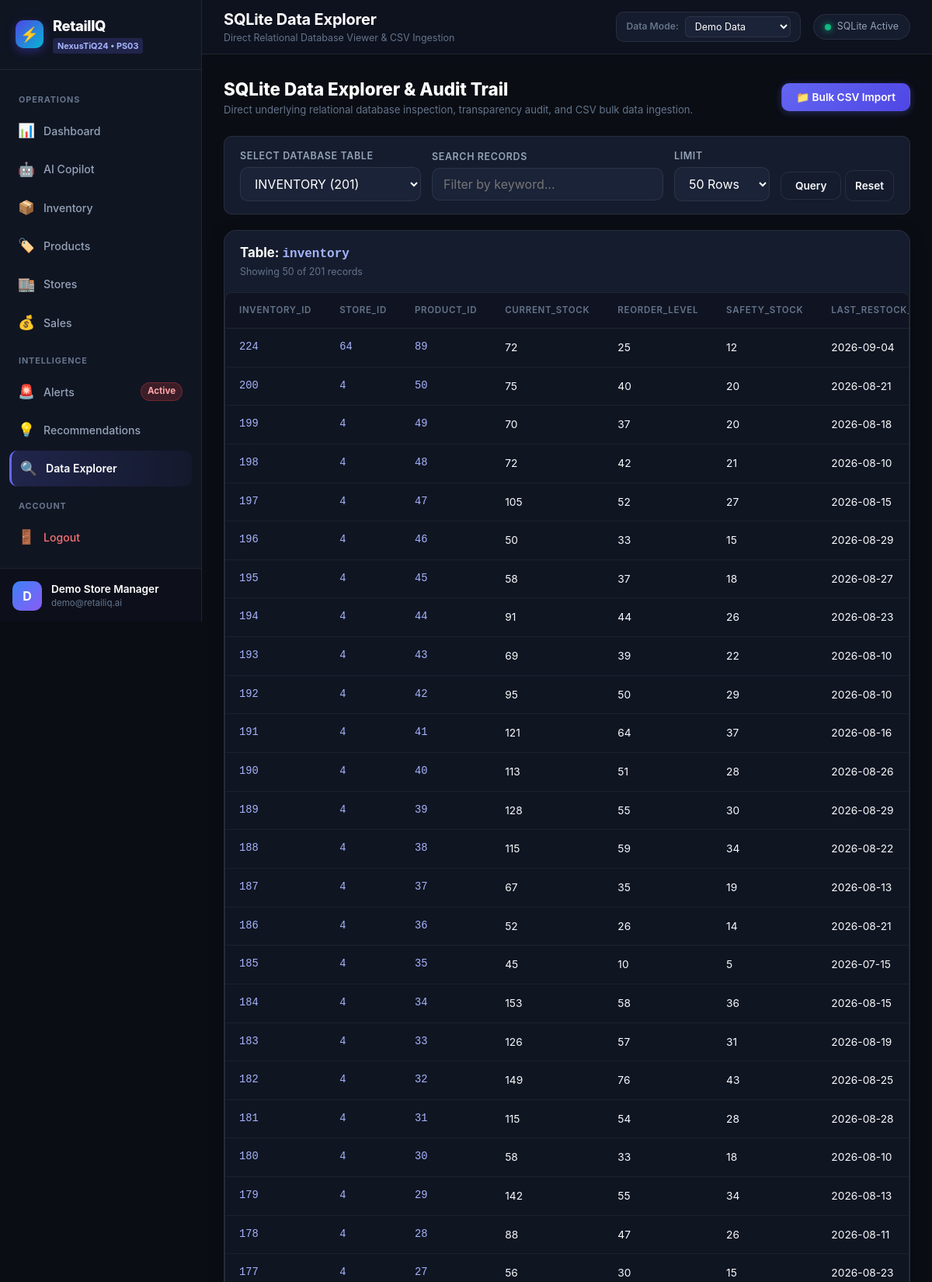
The app's page /data-explorer (signed in, upper part) with its own data.
### tables this page shows
CREATE TABLE users (
            user_id INTEGER PRIMARY KEY AUTOINCREMENT,
            full_name TEXT NOT NULL,
            email TEXT UNIQUE NOT NULL,
            password_hash TEXT NOT NULL,
            business_name TEXT,
            created_at TEXT NOT NULL
        );

CREATE TABLE inventory (
            inventory_id INTEGER PRIMARY KEY AUTOINCREMENT,
            store_id INTEGER NOT NULL,
            product_id INTEGER NOT NULL,
            current_stock INTEGER NOT NULL CHECK(current_stock >= 0),
            reorder_level INTEGER NOT NULL CHECK(reorder_level >= 0),
            safety_stock INTEGER NOT NULL CHECK(safety_stock >= 0),
            last_restock_date TEXT NOT NULL,
            updated_at TEXT NOT NULL, is_demo INTEGER DEFAULT 1, user_id INTEGER,
            UNIQUE(store_id, product_id),
            FOREIGN KEY (store_id) REFERENCES stores(store_id),
            FOREIGN KEY (product_id) REFERENCES products(product_id)
        );

### app.py (the view)
@app.route("/data-explorer")
@login_required
def data_explorer_page():
    table_name = request.args.get("table", default="inventory", type=str)
    search = request.args.get("search", type=str)
    limit = min(request.args.get("limit", default=50, type=int), 100)
    offset = max(request.args.get("offset", default=0, type=int), 0)
    data_mode = request.args.get("data_mode", default="all", type=str)
    data = DashboardService.get_data_explorer_data(
        table_name=table_name,
        search=search,
        limit=limit,
        offset=offset,
        data_mode=data_mode
    )
    return render_template(
        "data_explorer.html",
        active_page="data-explorer",
        page_heading="SQLite Data Explorer",
        page_subheading="Direct Relational Database Viewer & CSV Ingestion",
        current_user=get_current_user(),
        current_mode=data_mode,
        selected_table=data["table_name"],
        available_tables=data["available_tables"],
        columns=data["columns"],
        rows=data["rows"],
        total_rows=data["total_rows"],
        limit=limit,
        offset=offset,
        search=search
    )

### app.py (called while the page is built)
@app.before_request
def ensure_initialized():
    if not hasattr(app, "_db_ready"):
        init_db()
        seed_database(force=False)
        AuthService.ensure_demo_user()
        app._db_ready = True

def login_required(f):
    @wraps(f)
    def decorated_function(*args, **kwargs):
        if "user_id" not in session:
            if request.path.startswith("/api/"):
                return jsonify({"success": False, "error": "Authentication required."}), 401
            flash("Please sign in to access this page.", "warning")
            return redirect(url_for("login_page"))
        return f(*args, **kwargs)
    return decorated_function

def get_current_user():
    if "user_id" in session:
        return AuthService.get_user_by_id(session["user_id"])
    return None

### src/database.py (called while the page is built)
def get_connection() -> sqlite3.Connection:
    DATA_DIR.mkdir(parents=True, exist_ok=True)
    conn = sqlite3.connect(str(DATABASE_PATH), timeout=30.0)
    conn.row_factory = sqlite3.Row
    conn.execute("PRAGMA foreign_keys = ON;")
    conn.execute("PRAGMA journal_mode = WAL;")
    conn.execute("PRAGMA synchronous = NORMAL;")
    return conn

def fetch_all(query: str, params: tuple = ()) -> List[Dict[str, Any]]:
    with get_connection() as conn:
        cursor = conn.cursor()
        cursor.execute(query, params)
        rows = cursor.fetchall()
        return [dict(row) for row in rows]

def fetch_one(query: str, params: tuple = ()) -> Optional[Dict[str, Any]]:
    with get_connection() as conn:
        cursor = conn.cursor()
        cursor.execute(query, params)
        row = cursor.fetchone()
        return dict(row) if row else None

### src/services/auth_service.py (called while the page is built)
    @staticmethod
    def get_user_by_id(user_id: int) -> Optional[Dict[str, Any]]:
        return fetch_one("SELECT user_id, full_name, email, business_name, created_at FROM users WHERE user_id = ?;", (user_id,))

### templates/data_explorer.html (shortened to what this page needs)
{% extends "base.html" %}
{% block content %}
<div style="display: flex; justify-content: space-between; align-items: center; margin-bottom: 24px; flex-wrap: wrap; gap: 12px;">
  <div>
    <h2 style="font-size: 1.4rem; font-weight: 800; color: #ffffff;">SQLite Data Explorer & Audit Trail</h2>
    <p style="font-size: 0.82rem; color: var(--text-muted);">
      Direct underlying relational database inspection, transparency audit, and CSV bulk data ingestion.
    </p>
  </div>
  <button class="btn btn-primary" onclick="openModal('importCsvModal')" id="btnOpenCsvImport">
    <span>📁 Bulk CSV Import</span>
  </button>
</div>
<form method="GET" action="/data-explorer" class="filter-bar" id="explorerForm">
  <div style="min-width: 180px;">
    <label class="form-label" style="margin-bottom: 4px;">Select Database Table</label>
    <select name="table" class="form-select" onchange="document.getElementById('explorerForm').submit()">
      {% for t in available_tables %}
      <option value="{{ t }}" {% if selected_table == t %}selected{% endif %}>
        {{ t | upper }} ({{ total_rows if selected_table == t else '' }})
      </option>
      {% endfor %}
    </select>
  </div>
  <div style="flex: 1; min-width: 220px;">
    <label class="form-label" style="margin-bottom: 4px;">Search Records</label>
    <input
      type="text"
      name="search"
      class="form-control"
      placeholder="Filter by keyword..."
      value="{{ search or '' }}"
    >
  </div>
  <div style="min-width: 120px;">
    <label class="form-label" style="margin-bottom: 4px;">Limit</label>
    <select name="limit" class="form-select" onchange="document.getElementById('explorerForm').submit()">
      <option value="50" {% if limit == 50 %}selected{% endif %}>50 Rows</option>
    </select>
  </div>
  <div style="align-self: flex-end;">
    <button type="submit" class="btn btn-secondary">Query</button>
    <a href="/data-explorer?table={{ selected_table }}" class="btn btn-secondary" style="padding: 9px 12px;">Reset</a>
  </div>
</form>
<div class="card" style="padding: 0; overflow: hidden;">
  <div class="card-header" style="padding: 16px 20px; margin-bottom: 0;">
    <div>
      <div class="card-title">
        <span>Table: <code style="color: #a5b4fc; font-size: 1rem;">{{ selected_table }}</code></span>
      </div>
      <div class="card-subtitle">Showing {{ rows | length }} of {{ total_rows }} records</div>
    </div>
  </div>
  <div class="table-responsive">
    <table class="data-table" id="explorerTable">
      <thead>
        <tr>
          {% for col in columns %}
          <th>{{ col }}</th>
          {% endfor %}
        </tr>
      </thead>
      <tbody>
        {% for row in rows %}
        <tr>
          {% for col in columns %}
          <td style="{% if col in ('cost_price', 'selling_price', 'revenue', 'profit', 'estimated_cost') %}font-weight: 600; color: #ffffff;{% elif col.endswith('_id') or col == 'sku' or col == 'code' %}font-family: var(--font-mono); color: #a5b4fc;{% endif %}">
            {{ row[col] if row[col] is not none else 'NULL' }}
          </td>
          {% endfor %}
        </tr>
        {% else %}
        <tr>
          <td colspan="{{ columns | length if columns else 1 }}" style="text-align: center; color: var(--text-muted); padding: 32px;">
            No records found in table '{{ selected_table }}'.
          </td>
        </tr>
        {% endfor %}
      </tbody>
    </table>
  </div>
</div>
{% endblock %}

### templates/base.html (shortened to what this page needs)
<!DOCTYPE html>
<html lang="en">
<head>
  <link rel="stylesheet" href="/static/css/style.css">
</head>
<body>
  <div class="app-layout">
    <aside class="sidebar" id="appSidebar">
      <div class="sidebar-header">
        <div class="brand-logo">
          <div class="brand-icon">⚡</div>
          <div class="brand-text">
            <span class="brand-name">RetailIQ</span>
            <span class="brand-badge">NexusTiQ24 • PS03</span>
          </div>
        </div>
      </div>
      <nav class="sidebar-nav">
        <div class="nav-section-label">OPERATIONS</div>
        <a href="/dashboard" class="nav-item {% if active_page == 'dashboard' %}active{% endif %}" id="nav-dashboard">
          <span class="nav-icon">📊</span>
          <span class="nav-label">Dashboard</span>
        </a>
        <a href="/copilot" class="nav-item {% if active_page == 'copilot' %}active{% endif %}" id="nav-copilot">
          <span class="nav-icon">🤖</span>
          <span class="nav-label">AI Copilot</span>
        </a>
        <a href="/inventory" class="nav-item {% if active_page == 'inventory' %}active{% endif %}" id="nav-inventory">
          <span class="nav-icon">📦</span>
          <span class="nav-label">Inventory</span>
        </a>
        <a href="/products" class="nav-item {% if active_page == 'products' %}active{% endif %}" id="nav-products">
          <span class="nav-icon">🏷️</span>
          <span class="nav-label">Products</span>
        </a>
        <a href="/stores" class="nav-item {% if active_page == 'stores' %}active{% endif %}" id="nav-stores">
          <span class="nav-icon">🏬</span>
          <span class="nav-label">Stores</span>
        </a>
        <a href="/sales" class="nav-item {% if active_page == 'sales' %}active{% endif %}" id="nav-sales">
          <span class="nav-icon">💰</span>
          <span class="nav-label">Sales</span>
        </a>
        <div class="nav-section-label">INTELLIGENCE</div>
        <a href="/alerts" class="nav-item {% if active_page == 'alerts' %}active{% endif %}" id="nav-alerts">
          <span class="nav-icon">🚨</span>
          <span class="nav-label">Alerts</span>
          <span class="nav-badge" id="nav-alert-count">Active</span>
        </a>
        <a href="/recommendations" class="nav-item {% if active_page == 'recommendations' %}active{% endif %}" id="nav-recommendations">
          <span class="nav-icon">💡</span>
          <span class="nav-label">Recommendations</span>
        </a>
        <a href="/data-explorer" class="nav-item {% if active_page == 'data-explorer' %}active{% endif %}" id="nav-explorer">
          <span class="nav-icon">🔍</span>
          <span class="nav-label">Data Explorer</span>
        </a>
        <div class="nav-section-label">ACCOUNT</div>
        <a href="/logout" class="nav-item nav-item-logout" id="nav-logout">
          <span class="nav-icon">🚪</span>
          <span class="nav-label">Logout</span>
        </a>
      </nav>
      <div class="sidebar-footer">
        <div class="user-profile">
          <div class="user-avatar">{{ (current_user.full_name[0] if current_user and current_user.full_name else 'M') | upper }}</div>
          <div class="user-info">
            <div class="user-name">{{ current_user.full_name if current_user else 'Store Manager' }}</div>
            <div class="user-role">{{ current_user.email if current_user else 'manager@retailiq.internal' }}</div>
          </div>
        </div>
      </div>
    </aside>
    <div class="main-wrapper">
      <header class="topbar">
        <div class="topbar-left">
          <div class="page-title-area">
            <h1 class="page-title">{{ page_heading or 'RetailIQ' }}</h1>
            <span class="page-subtitle">{{ page_subheading or 'Sales & Inventory Copilot' }}</span>
          </div>
        </div>
        <div class="topbar-right">
          <div class="data-mode-toggle">
            <label for="globalDataMode" class="mode-label">Data Mode:</label>
            <select id="globalDataMode" class="form-select-sm" onchange="changeDataMode(this.value)">
              <option value="demo" {% if current_mode == 'demo' %}selected{% endif %}>Demo Data</option>
            </select>
          </div>
          <div class="system-status-indicator">
            <span class="status-dot"></span>
            <span class="status-text">SQLite Active</span>
          </div>
        </div>
      </header>
      <main class="main-content">
        <div class="content-container">
          {% block content %}{% endblock %}
        </div>
      </main>
    </div>
  </div>
</body>
</html>

### records on screen
users: full_name "D", full_name "Demo Store Manager", email "demo@retailiq.ai"
inventory: inventory_id "224" "64" "89" "72" "25" "12" "2026-09-04"
inventory: inventory_id "200" "4" "50" "75" "40" "20" "2026-08-21"
inventory: inventory_id "199" "4" "49" "70" "37" "20" "2026-08-18"
inventory: inventory_id "198" "4" "48" "72" "42" "21" "2026-08-10"
inventory: inventory_id "197" "4" "47" "105" "52" "27" "2026-08-15"
inventory: inventory_id "196" "4" "46" "50" "33" "15" "2026-08-29"
inventory: inventory_id "195" "4" "45" "58" "37" "18" "2026-08-27"
inventory: inventory_id "194" "4" "44" "91" "44" "26" "2026-08-23"
inventory: inventory_id "193" "4" "43" "69" "39" "22" "2026-08-10"
inventory: inventory_id "192" "4" "42" "95" "50" "29" "2026-08-10"
inventory: inventory_id "191" "4" "41" "121" "64" "37" "2026-08-16"
inventory: inventory_id "190" "4" "40" "113" "51" "28" "2026-08-26"
inventory: inventory_id "189" "4" "39" "128" "55" "30" "2026-08-29"
inventory: inventory_id "188" "4" "38" "115" "59" "34" "2026-08-22"
inventory: inventory_id "187" "4" "37" "67" "35" "19" "2026-08-13"
inventory: inventory_id "186" "4" "36" "52" "26" "14" "2026-08-21"
inventory: inventory_id "185" "4" "35" "45" "10" "5" "2026-07-15"
inventory: inventory_id "184" "4" "34" "153" "58" "36" "2026-08-15"
inventory: inventory_id "183" "4" "33" "126" "57" "31" "2026-08-19"
inventory: inventory_id "182" "4" "32" "149" "76" "43" "2026-08-25"
inventory: inventory_id "181" "4" "31" "115" "54" "28" "2026-08-28"
inventory: inventory_id "180" "4" "30" "58" "33" "18" "2026-08-10"
inventory: inventory_id "179" "4" "29" "142" "55" "34" "2026-08-13"
inventory: inventory_id "178" "4" "28" "88" "47" "26" "2026-08-11"
inventory: inventory_id "177" "4" "27" "56" "30" "15" "2026-08-23"

### other values on screen
{{ page_heading or 'RetailIQ' }} "SQLite Data Explorer"
{{ page_subheading or 'Sales & Inventory Copilot' }} "Direct Relational Database Viewer & CSV Ingestion"
{{ selected_table }} "inventory"
{{ rows | length }} "50"
{{ total_rows }} "201"
{{ col }} "INVENTORY_ID" "STORE_ID" "PRODUCT_ID" "CURRENT_STOCK" "REORDER_LEVEL" "SAFETY_STOCK"
form field table "INVENTORY (201)"
